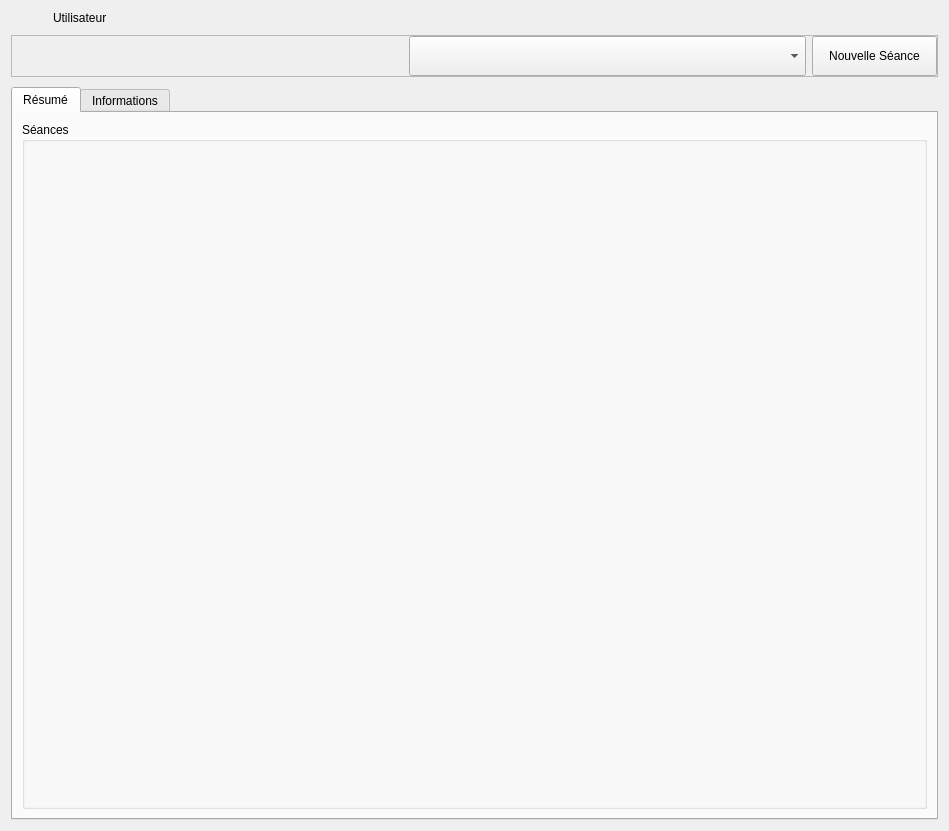
<?xml version="1.0" encoding="UTF-8"?>
<ui version="4.0">
 <class>UserSummaryWidget</class>
 <widget class="QWidget" name="UserSummaryWidget">
  <property name="geometry">
   <rect>
    <x>0</x>
    <y>0</y>
    <width>949</width>
    <height>831</height>
   </rect>
  </property>
  <property name="windowTitle">
   <string>Form</string>
  </property>
  <property name="styleSheet">
   <string notr="true">QLabel#lblFullNameValue, QLabel#lblLastOnlineValue, QLabel#lblEmailValue{
color:cyan;
}</string>
  </property>
  <layout class="QVBoxLayout" name="verticalLayout">
   <property name="spacing">
    <number>10</number>
   </property>
   <item>
    <layout class="QHBoxLayout" name="horizontalLayout_10">
     <item>
      <widget class="QLabel" name="icoTitle">
       <property name="sizePolicy">
        <sizepolicy hsizetype="Fixed" vsizetype="Fixed">
         <horstretch>0</horstretch>
         <verstretch>0</verstretch>
        </sizepolicy>
       </property>
       <property name="maximumSize">
        <size>
         <width>32</width>
         <height>32</height>
        </size>
       </property>
       <property name="text">
        <string/>
       </property>
       <property name="pixmap">
        <pixmap resource="../../resources/TeraClient.qrc">:/icons/software_user.png</pixmap>
       </property>
       <property name="scaledContents">
        <bool>true</bool>
       </property>
      </widget>
     </item>
     <item>
      <widget class="QLabel" name="lblTitle">
       <property name="font">
        <font>
         <bold>false</bold>
        </font>
       </property>
       <property name="text">
        <string>Utilisateur</string>
       </property>
      </widget>
     </item>
     <item>
      <widget class="QLabel" name="icoOnline">
       <property name="sizePolicy">
        <sizepolicy hsizetype="Fixed" vsizetype="Fixed">
         <horstretch>0</horstretch>
         <verstretch>0</verstretch>
        </sizepolicy>
       </property>
       <property name="maximumSize">
        <size>
         <width>32</width>
         <height>32</height>
        </size>
       </property>
       <property name="text">
        <string/>
       </property>
       <property name="pixmap">
        <pixmap resource="../../resources/TeraClient.qrc">:/status/status_unknown.png</pixmap>
       </property>
       <property name="scaledContents">
        <bool>true</bool>
       </property>
      </widget>
     </item>
    </layout>
   </item>
   <item>
    <widget class="QFrame" name="frameNewSession">
     <property name="frameShape">
      <enum>QFrame::StyledPanel</enum>
     </property>
     <property name="frameShadow">
      <enum>QFrame::Raised</enum>
     </property>
     <layout class="QHBoxLayout" name="horizontalLayout_5">
      <property name="leftMargin">
       <number>0</number>
      </property>
      <property name="topMargin">
       <number>0</number>
      </property>
      <property name="rightMargin">
       <number>0</number>
      </property>
      <property name="bottomMargin">
       <number>0</number>
      </property>
      <item>
       <spacer name="horizontalSpacer_6">
        <property name="orientation">
         <enum>Qt::Horizontal</enum>
        </property>
        <property name="sizeHint" stdset="0">
         <size>
          <width>40</width>
          <height>20</height>
         </size>
        </property>
       </spacer>
      </item>
      <item>
       <widget class="QComboBox" name="cmbSessionType">
        <property name="enabled">
         <bool>true</bool>
        </property>
        <property name="sizePolicy">
         <sizepolicy hsizetype="MinimumExpanding" vsizetype="Fixed">
          <horstretch>0</horstretch>
          <verstretch>0</verstretch>
         </sizepolicy>
        </property>
        <property name="minimumSize">
         <size>
          <width>0</width>
          <height>40</height>
         </size>
        </property>
        <property name="maximumSize">
         <size>
          <width>400</width>
          <height>16777215</height>
         </size>
        </property>
       </widget>
      </item>
      <item>
       <widget class="QPushButton" name="btnNewSession">
        <property name="enabled">
         <bool>true</bool>
        </property>
        <property name="sizePolicy">
         <sizepolicy hsizetype="Maximum" vsizetype="Minimum">
          <horstretch>0</horstretch>
          <verstretch>0</verstretch>
         </sizepolicy>
        </property>
        <property name="minimumSize">
         <size>
          <width>125</width>
          <height>40</height>
         </size>
        </property>
        <property name="maximumSize">
         <size>
          <width>16777215</width>
          <height>16777215</height>
         </size>
        </property>
        <property name="cursor">
         <cursorShape>PointingHandCursor</cursorShape>
        </property>
        <property name="text">
         <string>Nouvelle Séance</string>
        </property>
        <property name="icon">
         <iconset resource="../../resources/TeraClient.qrc">
          <normaloff>:/icons/new.png</normaloff>:/icons/new.png</iconset>
        </property>
        <property name="iconSize">
         <size>
          <width>24</width>
          <height>24</height>
         </size>
        </property>
        <property name="flat">
         <bool>false</bool>
        </property>
       </widget>
      </item>
     </layout>
    </widget>
   </item>
   <item>
    <widget class="QTabWidget" name="tabNav">
     <property name="currentIndex">
      <number>0</number>
     </property>
     <property name="iconSize">
      <size>
       <width>20</width>
       <height>20</height>
      </size>
     </property>
     <widget class="QWidget" name="tabDashboard">
      <attribute name="icon">
       <iconset resource="../../resources/TeraClient.qrc">
        <normaloff>:/icons/dashboard.png</normaloff>:/icons/dashboard.png</iconset>
      </attribute>
      <attribute name="title">
       <string>Résumé</string>
      </attribute>
      <layout class="QVBoxLayout" name="verticalLayout_2">
       <item>
        <widget class="QGroupBox" name="grpSessions">
         <property name="sizePolicy">
          <sizepolicy hsizetype="Preferred" vsizetype="Expanding">
           <horstretch>0</horstretch>
           <verstretch>0</verstretch>
          </sizepolicy>
         </property>
         <property name="title">
          <string>Séances</string>
         </property>
         <layout class="QVBoxLayout" name="verticalLayout_3">
          <item>
           <widget class="SessionsListWidget" name="wdgSessions" native="true"/>
          </item>
         </layout>
        </widget>
       </item>
      </layout>
     </widget>
     <widget class="QWidget" name="tabInfos">
      <attribute name="icon">
       <iconset resource="../../resources/TeraClient.qrc">
        <normaloff>:/icons/software_user.png</normaloff>:/icons/software_user.png</iconset>
      </attribute>
      <attribute name="title">
       <string>Informations</string>
      </attribute>
      <layout class="QVBoxLayout" name="verticalLayout_5">
       <item>
        <widget class="QGroupBox" name="grpGeneralInfos">
         <property name="title">
          <string>Informations</string>
         </property>
         <layout class="QVBoxLayout" name="verticalLayout_4">
          <item>
           <widget class="QFrame" name="frameEdit">
            <property name="sizePolicy">
             <sizepolicy hsizetype="Preferred" vsizetype="Maximum">
              <horstretch>0</horstretch>
              <verstretch>0</verstretch>
             </sizepolicy>
            </property>
            <layout class="QHBoxLayout" name="horizontalLayout_6">
             <item>
              <spacer name="horizontalSpacer_5">
               <property name="orientation">
                <enum>Qt::Horizontal</enum>
               </property>
               <property name="sizeHint" stdset="0">
                <size>
                 <width>40</width>
                 <height>1</height>
                </size>
               </property>
              </spacer>
             </item>
             <item>
              <widget class="QPushButton" name="btnEdit">
               <property name="minimumSize">
                <size>
                 <width>0</width>
                 <height>32</height>
                </size>
               </property>
               <property name="cursor">
                <cursorShape>PointingHandCursor</cursorShape>
               </property>
               <property name="text">
                <string>Éditer</string>
               </property>
               <property name="icon">
                <iconset resource="../../resources/TeraClient.qrc">
                 <normaloff>:/icons/edit.png</normaloff>:/icons/edit.png</iconset>
               </property>
               <property name="iconSize">
                <size>
                 <width>20</width>
                 <height>20</height>
                </size>
               </property>
              </widget>
             </item>
            </layout>
           </widget>
          </item>
          <item>
           <widget class="TeraForm" name="wdgUser" native="true">
            <property name="sizePolicy">
             <sizepolicy hsizetype="Preferred" vsizetype="Preferred">
              <horstretch>0</horstretch>
              <verstretch>0</verstretch>
             </sizepolicy>
            </property>
           </widget>
          </item>
          <item>
           <widget class="QFrame" name="frameButtons">
            <property name="sizePolicy">
             <sizepolicy hsizetype="Preferred" vsizetype="Maximum">
              <horstretch>0</horstretch>
              <verstretch>0</verstretch>
             </sizepolicy>
            </property>
            <layout class="QHBoxLayout" name="horizontalLayout_2">
             <item>
              <widget class="QPushButton" name="btnSave">
               <property name="minimumSize">
                <size>
                 <width>0</width>
                 <height>32</height>
                </size>
               </property>
               <property name="cursor">
                <cursorShape>PointingHandCursor</cursorShape>
               </property>
               <property name="text">
                <string>Sauvegarder</string>
               </property>
               <property name="icon">
                <iconset resource="../../resources/TeraClient.qrc">
                 <normaloff>:/icons/save.png</normaloff>:/icons/save.png</iconset>
               </property>
               <property name="iconSize">
                <size>
                 <width>24</width>
                 <height>24</height>
                </size>
               </property>
              </widget>
             </item>
             <item>
              <widget class="QPushButton" name="btnUndo">
               <property name="enabled">
                <bool>true</bool>
               </property>
               <property name="minimumSize">
                <size>
                 <width>0</width>
                 <height>32</height>
                </size>
               </property>
               <property name="cursor">
                <cursorShape>PointingHandCursor</cursorShape>
               </property>
               <property name="text">
                <string>Annuler</string>
               </property>
               <property name="icon">
                <iconset resource="../../resources/TeraClient.qrc">
                 <normaloff>:/icons/undo.png</normaloff>:/icons/undo.png</iconset>
               </property>
               <property name="iconSize">
                <size>
                 <width>24</width>
                 <height>24</height>
                </size>
               </property>
              </widget>
             </item>
            </layout>
           </widget>
          </item>
         </layout>
        </widget>
       </item>
      </layout>
     </widget>
    </widget>
   </item>
  </layout>
 </widget>
 <customwidgets>
  <customwidget>
   <class>TeraForm</class>
   <extends>QWidget</extends>
   <header>TeraForm.h</header>
   <container>1</container>
  </customwidget>
  <customwidget>
   <class>SessionsListWidget</class>
   <extends>QWidget</extends>
   <header>widgets/SessionsListWidget.h</header>
   <container>1</container>
  </customwidget>
 </customwidgets>
 <resources>
  <include location="../../resources/TeraClient.qrc"/>
 </resources>
 <connections/>
</ui>
